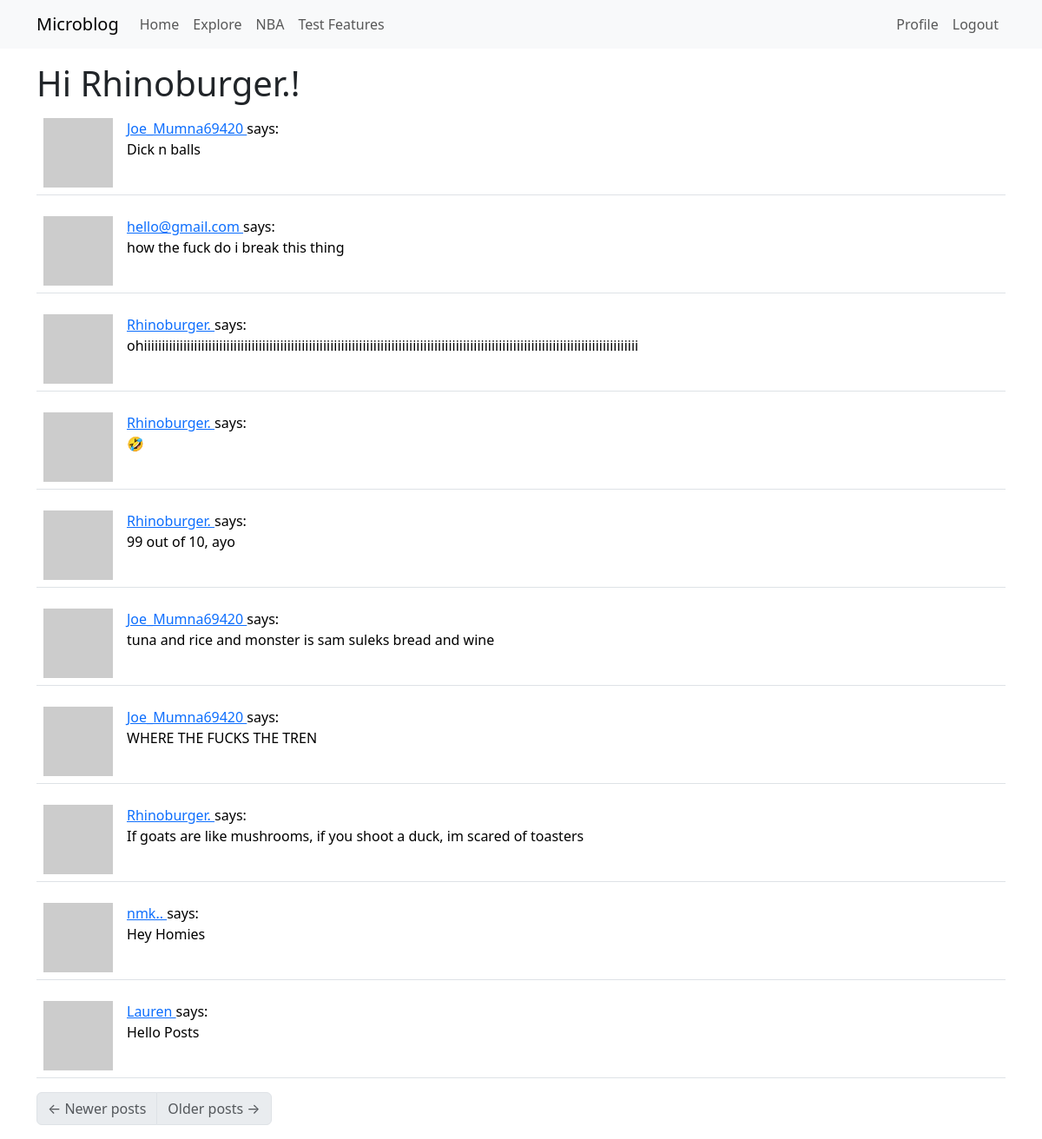
Screenshot of /explore (signed in) with the database file from the repository.
### app/models.py (models this page shows, shortened)
class User(UserMixin, db.Model):
    id: sqlorm.Mapped[int] = sqlorm.mapped_column(primary_key=True)
    username: sqlorm.Mapped[str] = sqlorm.mapped_column(sqlalc.String(64),
                                                        index=True,
                                                        unique=True)
    email: sqlorm.Mapped[str] = sqlorm.mapped_column(sqlalc.String(120),
                                                     index=True,
                                                     unique=True)
    password_hash: sqlorm.Mapped[Optional[str]] = sqlorm.mapped_column(sqlalc.String(256))
    posts: sqlorm.WriteOnlyMapped['Post'] = sqlorm.relationship(
        back_populates='author')
    about_me: sqlorm.Mapped[Optional[str]] = sqlorm.mapped_column(sqlalc.String(140))
    last_seen: sqlorm.Mapped[Optional[datetime]] = sqlorm.mapped_column(
        default=lambda: datetime.now(timezone.utc))
    following: sqlorm.WriteOnlyMapped['User'] = sqlorm.relationship(
        secondary=followers, primaryjoin=(followers.c.follower_id==id),
        secondaryjoin=(followers.c.followed_id==id),
        back_populates='followers')
    followers: sqlorm.WriteOnlyMapped['User'] = sqlorm.relationship(
        secondary=followers, primaryjoin=(followers.c.followed_id==id),
        secondaryjoin=(followers.c.follower_id==id),
        back_populates='following')
    def avatar(self, size):
        digest = md5(self.email.lower().encode('utf-8')).hexdigest()
        return f'https://www.gravatar.com/avatar/{digest}?d=identicon&s={size}'

class Post(db.Model):
    id: sqlorm.Mapped[int] = sqlorm.mapped_column(primary_key=True)
    body: sqlorm.Mapped[str] = sqlorm.mapped_column(sqlalc.String(140))
    timestamp: sqlorm.Mapped[datetime] = sqlorm.mapped_column(
        index=True, default=lambda: datetime.now(timezone.utc))
    user_id : sqlorm.Mapped[int] = sqlorm.mapped_column(sqlalc.ForeignKey(User.id), index=True)
    author: sqlorm.Mapped[User] = sqlorm.relationship(back_populates='posts')

### app/routes.py (the view)
@app.route('/explore')
@login_required
def explore():
    page = request.args.get('page', 1, type=int)
    query = sqlalc.select(Post).order_by(Post.timestamp.desc())
    posts = db.paginate(query, page=page,
                        per_page=app.config['POSTS_PER_PAGE'], error_out=False)
    next_url = url_for('explore', page=posts.next_num)\
        if posts.has_next else None
    prev_url = url_for('explore', page=posts.prev_num)\
        if posts.has_prev else None
    return render_template('index.html', title='Explore',
                           posts=posts.items, next_url=next_url, prev_url=prev_url)

### app/models.py (called while the page is built)
@login.user_loader
def load_user(id):
    return db.session.get(User, int(id))

### app/routes.py (called while the page is built)
@app.before_request
def before_request():
    if current_user.is_authenticated:
        current_user.last_seen = datetime.now(timezone.utc)
        db.session.commit()

### app/templates/index.html (shortened to what this page needs)
{% extends "base.html" %}
{% import "bootstrap_wtf.html" as wtf %}
{% block content %}
    <h1> Hi {{current_user.username }}!</h1>
    {% for post in posts %}
        {% include '_post.html' %}
    {% endfor %}
    <nav aria-label="Post navigation">
        <ul class="pagination">
            <li class="page-item{% if not prev_url %} disabled{% endif %}">
                <a class="page-link" href="{{ prev_url }}">
                    <span aria-hidden="true">&larr;</span> Newer posts
                </a>
            </li>
            <li class="page-item{% if not next_url %} disabled{% endif %}">
                <a class="page-link" href="{{ next_url }}">
                    Older posts <span aria-hidden="true">&rarr;</span>
                </a>
            </li>
        </ul>
    </nav>
{% endblock %}

### app/templates/_post.html
<table class="table table-hover">
    <tr valign="top">
        <td width="70px">
            <a href="{{ url_for('user', username=post.author.username)}}">
                <img src="{{ post.author.avatar(70)}}"/>
            </a>
        </td>
        <td>
            <a href="{{ url_for('user', username=post.author.username)}}">
                {{post.author.username}}
            </a>
            says: <br>{{post.body}}
        </td>
    </tr>
</table>

### rows the page displays
User: username "Rhinoburger."
Post: author.username "Joe_Mumna69420", body "Dick n balls"
Post: author.username "hello@gmail.com", body "how the fuck do i break this thing"
Post: author.username "Rhinoburger.", body "ohiiiiiiiiiiiiiiiiiiiiiiiiiiiiiiiiiiiiiiiiiiiiiiiiiiiiiiiiiiiiiiiiiiiiiiiiiiiiiiiiiiiiiiiiiiiiiiiiiiiiiiiiiiiiiiiiiiiiiiiiiiiiiiiiiiiiiiiiii"
Post: author.username "Rhinoburger.", body "🤣"
Post: author.username "Rhinoburger.", body "99 out of 10, ayo"
Post: author.username "Joe_Mumna69420", body "tuna and rice and monster is sam suleks bread and wine"
Post: author.username "Joe_Mumna69420", body "WHERE THE FUCKS THE TREN"
Post: author.username "Rhinoburger.", body "If goats are like mushrooms, if you shoot a duck, im scared of toasters"
Post: author.username "nmk..", body "Hey Homies"
Post: author.username "Lauren", body "Hello Posts"
